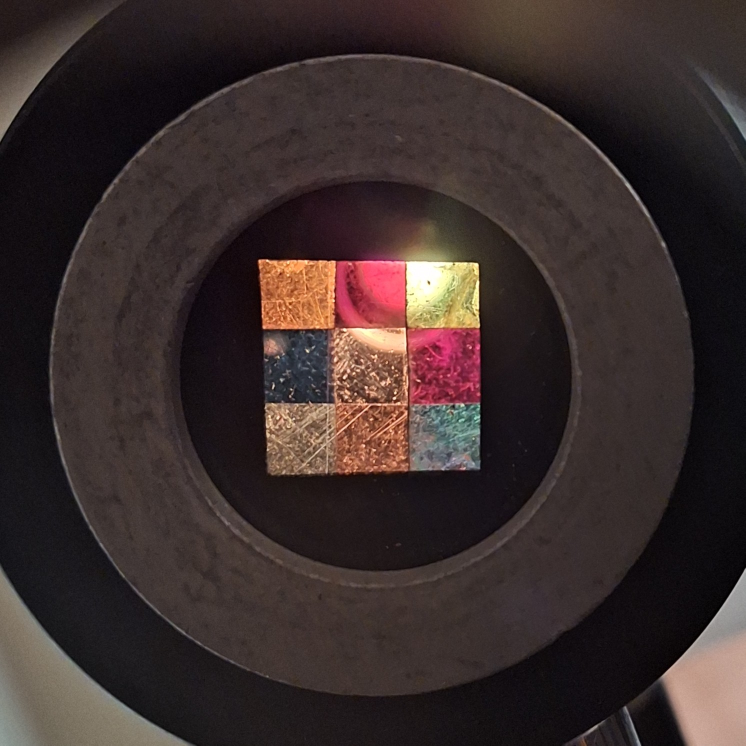
#> input picture 4 семестр/Физика/Псевдоспектр по фото/4.jpg, 1491 x 1491 px, found by its file name (shown at 1/2 size)
$ python 'Спектр общий график.py'
#> lines starting #> are read from the running program, lines starting #| are printed output that depends on the picture
import numpy as np
import matplotlib.pyplot as plt
from PIL import Image
import sys
import os

class SkySpectrumAnalyzer:
    def __init__(self, image_path):
        self.image_path = image_path
        self.load_image()
#> in load_image, img_pil is the input picture: PIL image 1491x1491 RGB; mean R, G, B 58.4, 45.6, 44.2
#| Image loaded. Shape: (1491, 1491, 3)

        # Параметры рамок (x, y, width, height)
        h, w = self.img_rgb.shape[:2]
#> h = 1491; w = 1491

        # Адаптивный размер рамки (примерно 10% от ширины экрана)
        box_w = max(50, int(w * 0.01))
#> box_w = 50
        box_h = max(50, int(h * 0.01))
#> box_h = 50

        self.rois = []
        # Распределяем 5 рамок по вертикали или горизонтали в зависимости от ориентации
        if w > h: # Альбомная
            start_x = int(w * 0.1)
            step_x = int((w - 2*start_x) / 4)
            for i in range(5):
                x = start_x + i * step_x
                y = int(h / 2)
                self.rois.append([x, y, box_w, box_h])
        else: # Портретная
            start_y = int(h * 0.1)
#> start_y = 149
            step_y = int((h - 2*start_y) / 4)
#> step_y = 298
            for i in range(5):
                x = int(w / 2)
                y = start_y + i * step_y
                self.rois.append([x, y, box_w, box_h])

        self.colors = ['#FF0000', '#00FF00', '#0000FF', '#FFA500', '#800080'] # Red, Green, Blue, Orange, Purple
        self.labels = [f'Area {i+1}' for i in range(5)]

        self.setup_gui()

    def load_image(self):
        try:
            img_pil = Image.open(self.image_path)
            img_pil = img_pil.convert('RGB')
            self.img_rgb = np.array(img_pil)
            print(f"Image loaded. Shape: {self.img_rgb.shape}")
        except Exception as e:
            print(f"Error loading image: {e}")
            sys.exit(1)

    def setup_gui(self):
        self.fig = plt.figure(figsize=(14, 7))

        # Left: Image
        self.ax_img = plt.subplot(1, 2, 1)
        self.ax_img.imshow(self.img_rgb)
        self.ax_img.set_title('Click and Drag boxes to move them')
        self.ax_img.axis('off')

        # Right: Spectra
        self.ax_spec = plt.subplot(1, 2, 2)
        self.ax_spec.set_title('Pseudo-Spectra (Normalized RGB)')
        self.ax_spec.set_xlabel('Wavelength (nm) [Approx]')
        self.ax_spec.set_ylabel('Normalized Intensity')
        self.ax_spec.set_xlim(400, 700)
        self.ax_spec.set_ylim(0, 1.1)
        self.ax_spec.grid(True, linestyle='--', alpha=0.5)

        # Legend
        self.ax_spec.plot([], [], color='red', label='Red (~650 nm)')
        self.ax_spec.plot([], [], color='green', label='Green (~550 nm)')
        self.ax_spec.plot([], [], color='blue', label='Blue (~450 nm)')
        self.ax_spec.legend(loc='upper right')

        # Create rectangles
        self.rect_patches = []
        for i in range(5):
            rect = plt.Rectangle(
                (self.rois[i][0], self.rois[i][1]),
                self.rois[i][2], self.rois[i][3],
                linewidth=2, edgecolor=self.colors[i], facecolor='none',
                picker=True # Включаем возможность выбора
            )
            self.ax_img.add_patch(rect)
            self.rect_patches.append(rect)

            # Label
            self.ax_img.text(
                self.rois[i][0], self.rois[i][1] - 10,
                f'{i+1}', color=self.colors[i], fontsize=12, weight='bold',
                bbox=dict(facecolor='white', alpha=0.7, edgecolor='none', pad=1)
            )

        # Connect events for dragging
        self.fig.canvas.mpl_connect('pick_event', self.on_pick)
        self.fig.canvas.mpl_connect('motion_notify_event', self.on_motion)
        self.fig.canvas.mpl_connect('button_release_event', self.on_release)

        self.active_rect = None
        self.press_data = None

        self.update_spectra()
#> the loop in update_spectra, `for i in range(5):` made 5 passes
#> (mean_r in get_roi_data, mean_g in get_roi_data, mean_b in get_roi_data, r, g, b, norm_g) on passes 1 to 5: (63.77, 51.84, 50.46, 63.77, 51.84, 50.46, 0.813), (73.31, 46.71, 46.26, 73.31, 46.71, 46.26, 0.637), (150.3, 102.8, 81.54, 150.3, 102.8, 81.54, 0.684), (31.82, 23.16, 24.86, 31.82, 23.16, 24.86, 0.728), (62.78, 50.95, 48.01, 62.78, 50.95, 48.01, 0.812)
#> pass 1, in get_roi_data, `roi = self.img_rgb[y:y+h, x:x+w]`:
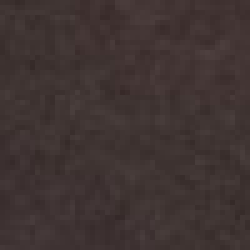
#> roi: shape (50, 50, 3) (shown 5 times larger); mean R, G, B 63.8, 51.8, 50.5
#> pass 2, in get_roi_data (call 2), `roi = self.img_rgb[y:y+h, x:x+w]`:
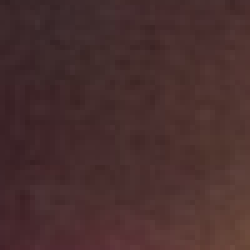
#> roi: shape (50, 50, 3) (shown 5 times larger); mean R, G, B 73.3, 46.7, 46.3
#> pass 3, in get_roi_data (call 3), `roi = self.img_rgb[y:y+h, x:x+w]`:
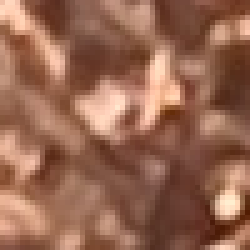
#> roi: shape (50, 50, 3) (shown 5 times larger); mean R, G, B 150.3, 102.8, 81.5
        plt.tight_layout()
        plt.show()
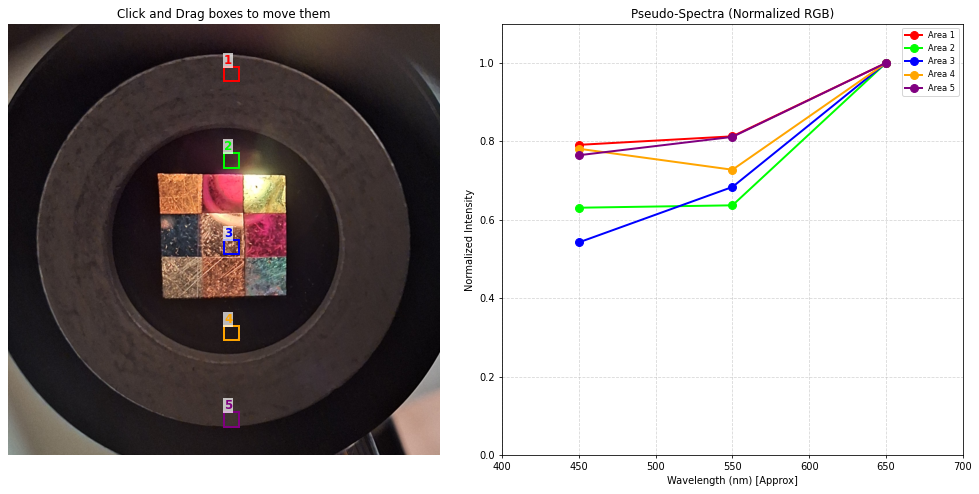
#> figure drawn by matplotlib, 2 panels

    def on_pick(self, event):
        if isinstance(event.artist, plt.Rectangle):
            self.active_rect = event.artist
            self.press_data = {
                'xy': (event.mouseevent.xdata, event.mouseevent.ydata),
                'rect_xy': (self.active_rect.get_x(), self.active_rect.get_y())
            }

    def on_motion(self, event):
        if self.active_rect is None or event.inaxes != self.active_rect.axes:
            return

        dx = event.xdata - self.press_data['xy'][0]
        dy = event.ydata - self.press_data['xy'][1]

        new_x = self.press_data['rect_xy'][0] + dx
        new_y = self.press_data['rect_xy'][1] + dy

        # Boundaries check
        h, w = self.img_rgb.shape[:2]
        rw, rh = self.active_rect.get_width(), self.active_rect.get_height()

        new_x = max(0, min(new_x, w - rw))
        new_y = max(0, min(new_y, h - rh))

        self.active_rect.set_xy((new_x, new_y))
        self.fig.canvas.draw_idle()

    def on_release(self, event):
        if self.active_rect:
            self.active_rect = None
            self.update_spectra()

    def get_roi_data(self, rect):
        x = int(rect.get_x())
        y = int(rect.get_y())
        w = int(rect.get_width())
        h = int(rect.get_height())

        roi = self.img_rgb[y:y+h, x:x+w]

        mean_r = np.mean(roi[:, :, 0])
        mean_g = np.mean(roi[:, :, 1])
        mean_b = np.mean(roi[:, :, 2])

        return mean_r, mean_g, mean_b

    def update_spectra(self):
        self.ax_spec.clear()
        self.ax_spec.set_title('Pseudo-Spectra (Normalized RGB)')
        self.ax_spec.set_xlabel('Wavelength (nm) [Approx]')
        self.ax_spec.set_ylabel('Normalized Intensity')
        self.ax_spec.set_xlim(400, 700)
        self.ax_spec.set_ylim(0, 1.1)
        self.ax_spec.grid(True, linestyle='--', alpha=0.5)

        lambdas = [450, 550, 650]

        for i in range(5):
            r, g, b = self.get_roi_data(self.rect_patches[i])
            max_val = max(r, g, b)
            if max_val == 0: max_val = 1

            norm_r, norm_g, norm_b = r/max_val, g/max_val, b/max_val

            self.ax_spec.plot(lambdas, [norm_b, norm_g, norm_r],
                              marker='o', color=self.colors[i],
                              label=f'Area {i+1}', linewidth=2, markersize=8)

        self.ax_spec.legend(loc='best', fontsize='small')
        self.fig.canvas.draw_idle()

if __name__ == '__main__':
    # ЗАМЕНИТЕ ЭТО НА ПУТЬ К ВАШЕМУ ФОТО
    photo_path = 'C:/Users/olezh/OneDrive/Рабочий стол/4.jpg'

    # Если файла нет, создадим тестовый градиент
    if not os.path.exists(photo_path):
        print("File not found. Generating test gradient image...")
        w, h = 800, 600
        y_coords = np.linspace(0, 1, h).reshape(-1, 1)

        # Gradient: Blue at top (y=0), Red at bottom (y=1)
        R = (255 * y_coords).astype(np.uint8)
        G = (200 * np.ones_like(y_coords)).astype(np.uint8)
        B = (255 * (1 - y_coords)).astype(np.uint8)

        img_test = np.concatenate([R, G, B], axis=1) # Wrong shape fix below
        # Correct stacking for RGB image (H, W, 3)
        img_test = np.zeros((h, w, 3), dtype=np.uint8)
        img_test[:, :, 0] = R
        img_test[:, :, 1] = G
        img_test[:, :, 2] = B

        img_pil = Image.fromarray(img_test)
        img_pil.save('test_sky.jpg')
        photo_path = 'test_sky.jpg'

    app = SkySpectrumAnalyzer(photo_path)

$ run again, with 4 семестр/Физика/Псевдоспектр по фото/2.jpg copied over 4 семестр/Физика/Псевдоспектр по фото/4.jpg
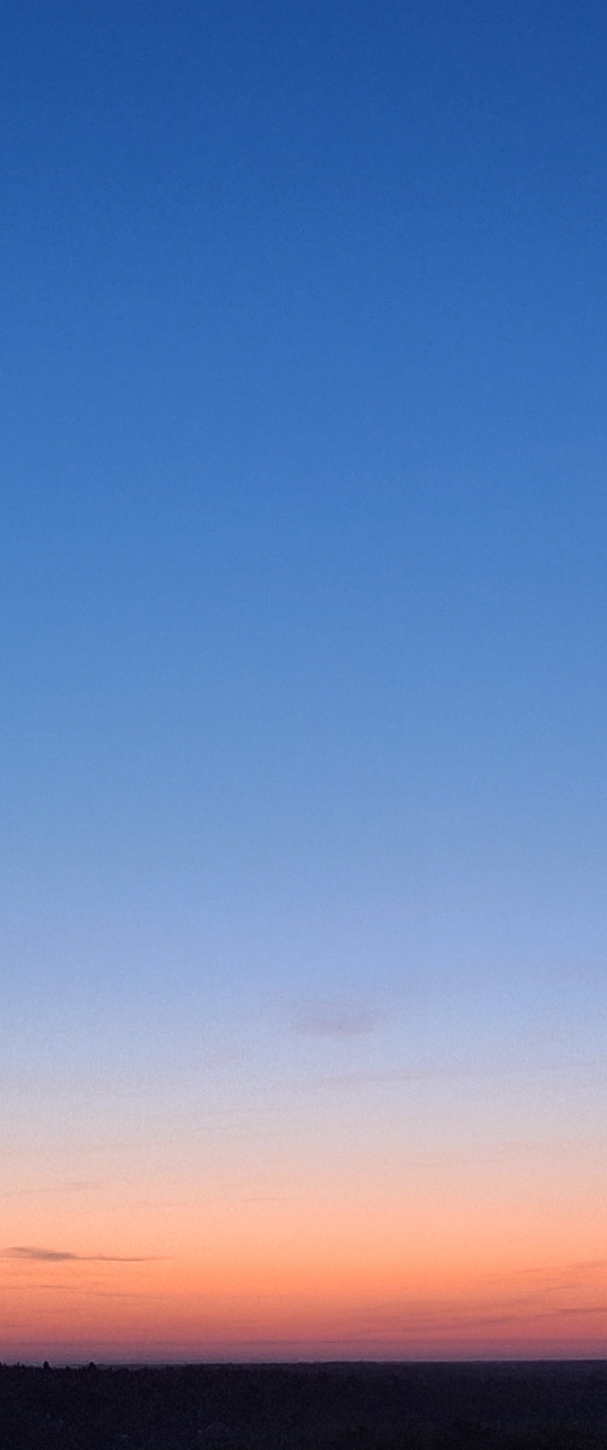
#> input picture 4 семестр/Физика/Псевдоспектр по фото/2.jpg, 1213 x 2899 px, found by its file name (shown at 1/2 size)
#> in load_image, img_pil is the input picture: PIL image 1213x2899 RGB; mean R, G, B 107.3, 129.4, 175.3
#| Image loaded. Shape: (2899, 1213, 3)
#> the loop in update_spectra, `for i in range(5):` made 5 passes
#> (mean_r in get_roi_data, mean_g in get_roi_data, mean_b in get_roi_data, r, g, b, norm_r) on passes 1 to 5: (38.59, 91.93, 167.7, 38.59, 91.93, 167.7, 0.23), (65.02, 119.1, 191.5, 65.02, 119.1, 191.5, 0.34), (103.8, 146.9, 205.1, 103.8, 146.9, 205.1, 0.506), (171.5, 177.1, 208.2, 171.5, 177.1, 208.2, 0.824), (207.7, 112.9, 100.2, 207.7, 112.9, 100.2, 1)
#> pass 1, in get_roi_data, `roi = self.img_rgb[y:y+h, x:x+w]`:
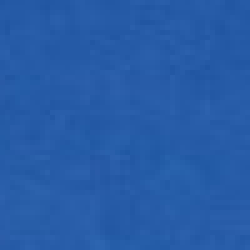
#> roi: shape (50, 50, 3) (shown 5 times larger); mean R, G, B 38.6, 91.9, 167.7
#> in setup_gui, `plt.show()`:
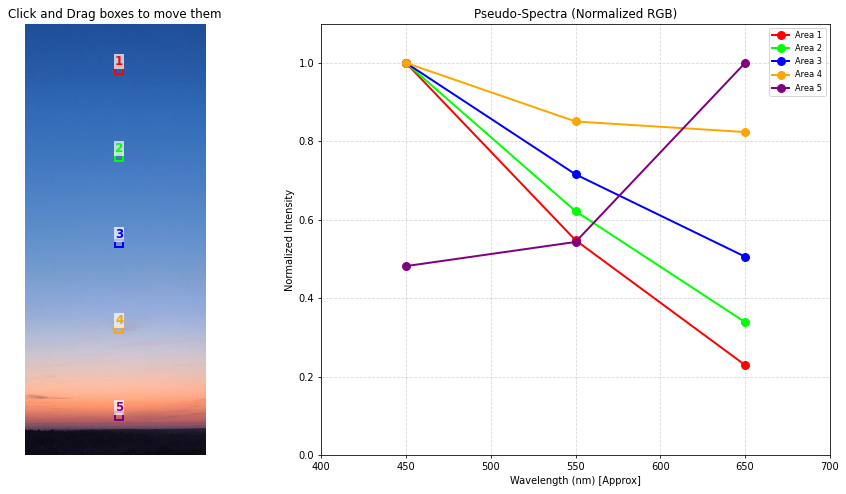
#> figure drawn by matplotlib, 2 panels

$ run again, with 4 семестр/Физика/Псевдоспектр по фото/3.jpg copied over 4 семестр/Физика/Псевдоспектр по фото/4.jpg
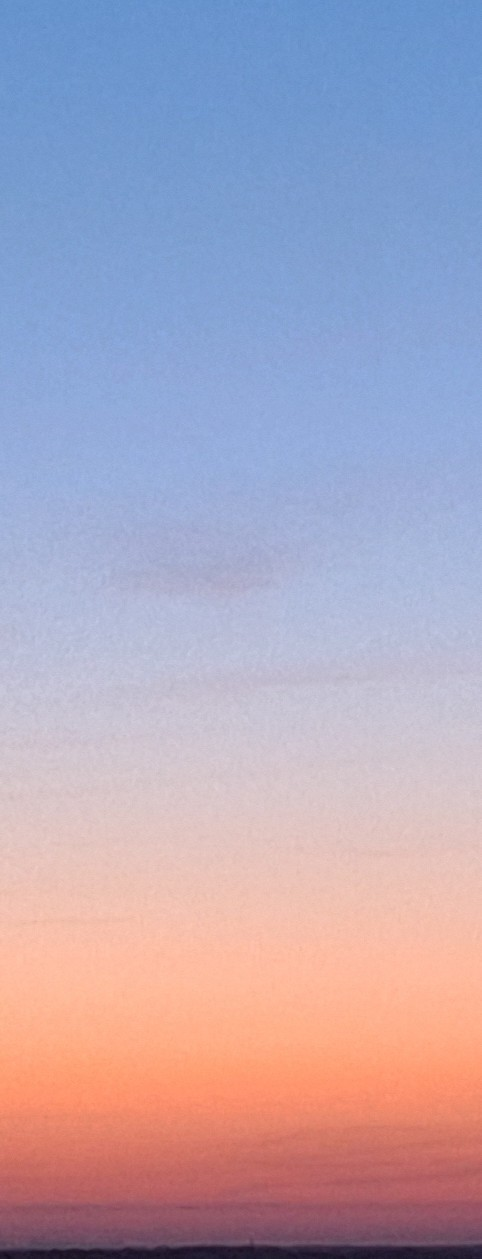
#> input picture 4 семестр/Физика/Псевдоспектр по фото/3.jpg, 482 x 1259 px, found by its file name
#> in load_image, img_pil is the input picture: PIL image 482x1259 RGB; mean R, G, B 175.9, 165, 185.2
#| Image loaded. Shape: (1259, 482, 3)
#> the loop in update_spectra, `for i in range(5):` made 5 passes
#> (mean_r in get_roi_data, mean_g in get_roi_data, mean_b in get_roi_data, r, g, b, norm_r) on passes 1 to 5: (116.9, 154.2, 207.5, 116.9, 154.2, 207.5, 0.564), (145.9, 170.5, 218.6, 145.9, 170.5, 218.6, 0.667), (188.4, 190.3, 214, 188.4, 190.3, 214, 0.881), (241.9, 193.1, 177.5, 241.9, 193.1, 177.5, 1), (200, 108.9, 100.5, 200, 108.9, 100.5, 1)
#> pass 1, in get_roi_data, `roi = self.img_rgb[y:y+h, x:x+w]`:
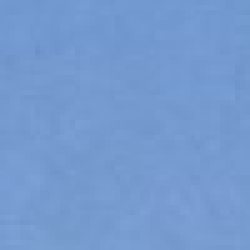
#> roi: shape (50, 50, 3) (shown 5 times larger); mean R, G, B 116.9, 154.2, 207.5
#> in setup_gui, `plt.show()`:
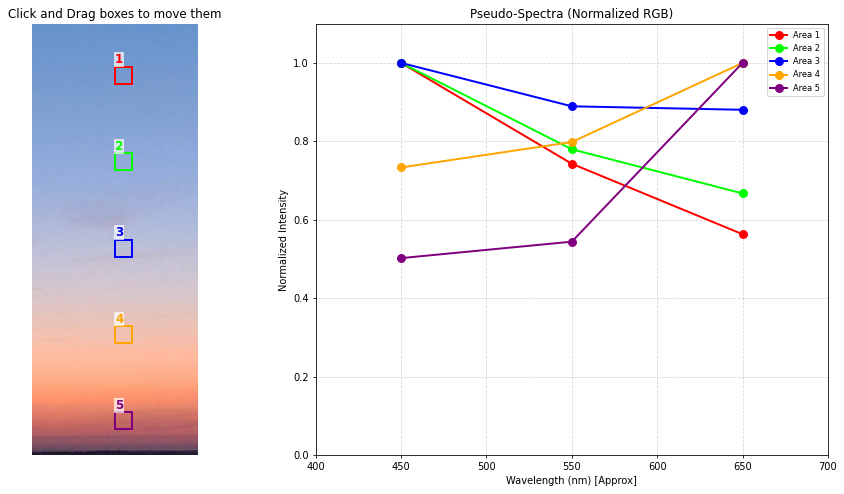
#> figure drawn by matplotlib, 2 panels
